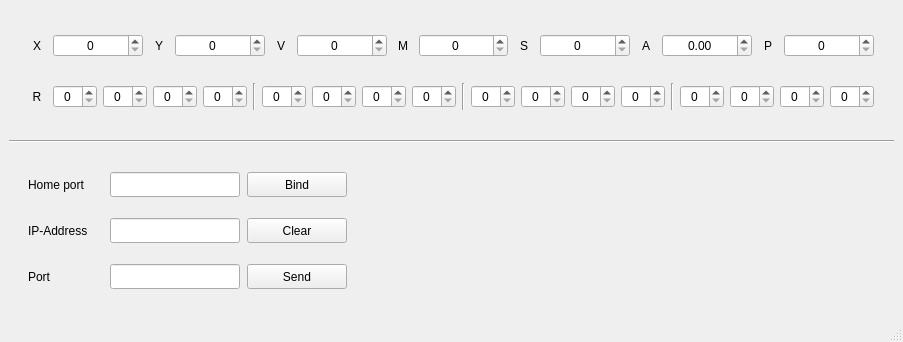
<?xml version="1.0" encoding="UTF-8"?>
<ui version="4.0">
 <class>Interface</class>
 <widget class="QMainWindow" name="Interface">
  <property name="geometry">
   <rect>
    <x>0</x>
    <y>0</y>
    <width>903</width>
    <height>342</height>
   </rect>
  </property>
  <property name="minimumSize">
   <size>
    <width>903</width>
    <height>342</height>
   </size>
  </property>
  <property name="maximumSize">
   <size>
    <width>903</width>
    <height>342</height>
   </size>
  </property>
  <property name="windowTitle">
   <string>MainWindow</string>
  </property>
  <widget class="QWidget" name="centralwidget">
   <layout class="QVBoxLayout" name="verticalLayout">
    <item>
     <widget class="QWidget" name="parametrsInterface" native="true">
      <property name="minimumSize">
       <size>
        <width>885</width>
        <height>115</height>
       </size>
      </property>
      <property name="maximumSize">
       <size>
        <width>885</width>
        <height>115</height>
       </size>
      </property>
      <layout class="QVBoxLayout" name="verticalLayout_2">
       <item>
        <widget class="QWidget" name="parametrsInput" native="true">
         <property name="minimumSize">
          <size>
           <width>865</width>
           <height>45</height>
          </size>
         </property>
         <property name="maximumSize">
          <size>
           <width>865</width>
           <height>45</height>
          </size>
         </property>
         <layout class="QHBoxLayout" name="horizontalLayout_10">
          <item>
           <widget class="QLabel" name="xLabel">
            <property name="minimumSize">
             <size>
              <width>20</width>
              <height>0</height>
             </size>
            </property>
            <property name="maximumSize">
             <size>
              <width>20</width>
              <height>16777215</height>
             </size>
            </property>
            <property name="text">
             <string>X</string>
            </property>
            <property name="alignment">
             <set>Qt::AlignCenter</set>
            </property>
           </widget>
          </item>
          <item>
           <widget class="QSpinBox" name="xSpinBox">
            <property name="alignment">
             <set>Qt::AlignCenter</set>
            </property>
           </widget>
          </item>
          <item>
           <widget class="QLabel" name="yLabel">
            <property name="minimumSize">
             <size>
              <width>20</width>
              <height>0</height>
             </size>
            </property>
            <property name="maximumSize">
             <size>
              <width>20</width>
              <height>16777215</height>
             </size>
            </property>
            <property name="text">
             <string>Y</string>
            </property>
            <property name="alignment">
             <set>Qt::AlignCenter</set>
            </property>
           </widget>
          </item>
          <item>
           <widget class="QSpinBox" name="ySpinBox">
            <property name="alignment">
             <set>Qt::AlignCenter</set>
            </property>
           </widget>
          </item>
          <item>
           <widget class="QLabel" name="vLabel">
            <property name="minimumSize">
             <size>
              <width>20</width>
              <height>0</height>
             </size>
            </property>
            <property name="maximumSize">
             <size>
              <width>20</width>
              <height>16777215</height>
             </size>
            </property>
            <property name="text">
             <string>V</string>
            </property>
            <property name="alignment">
             <set>Qt::AlignCenter</set>
            </property>
           </widget>
          </item>
          <item>
           <widget class="QSpinBox" name="vSpinBox">
            <property name="alignment">
             <set>Qt::AlignCenter</set>
            </property>
           </widget>
          </item>
          <item>
           <widget class="QLabel" name="mLabel">
            <property name="minimumSize">
             <size>
              <width>20</width>
              <height>0</height>
             </size>
            </property>
            <property name="maximumSize">
             <size>
              <width>20</width>
              <height>16777215</height>
             </size>
            </property>
            <property name="text">
             <string>M</string>
            </property>
            <property name="alignment">
             <set>Qt::AlignCenter</set>
            </property>
           </widget>
          </item>
          <item>
           <widget class="QSpinBox" name="mSpinBox">
            <property name="alignment">
             <set>Qt::AlignCenter</set>
            </property>
           </widget>
          </item>
          <item>
           <widget class="QLabel" name="sLabel">
            <property name="minimumSize">
             <size>
              <width>20</width>
              <height>0</height>
             </size>
            </property>
            <property name="maximumSize">
             <size>
              <width>20</width>
              <height>16777215</height>
             </size>
            </property>
            <property name="text">
             <string>S</string>
            </property>
            <property name="alignment">
             <set>Qt::AlignCenter</set>
            </property>
           </widget>
          </item>
          <item>
           <widget class="QSpinBox" name="sSpinBox">
            <property name="alignment">
             <set>Qt::AlignCenter</set>
            </property>
           </widget>
          </item>
          <item>
           <widget class="QLabel" name="aLabel">
            <property name="minimumSize">
             <size>
              <width>20</width>
              <height>0</height>
             </size>
            </property>
            <property name="maximumSize">
             <size>
              <width>20</width>
              <height>16777215</height>
             </size>
            </property>
            <property name="text">
             <string>A</string>
            </property>
            <property name="alignment">
             <set>Qt::AlignCenter</set>
            </property>
           </widget>
          </item>
          <item>
           <widget class="QDoubleSpinBox" name="aDoubleSpinBox">
            <property name="alignment">
             <set>Qt::AlignCenter</set>
            </property>
           </widget>
          </item>
          <item>
           <widget class="QLabel" name="pLabel">
            <property name="minimumSize">
             <size>
              <width>20</width>
              <height>0</height>
             </size>
            </property>
            <property name="maximumSize">
             <size>
              <width>20</width>
              <height>16777215</height>
             </size>
            </property>
            <property name="text">
             <string>P</string>
            </property>
            <property name="alignment">
             <set>Qt::AlignCenter</set>
            </property>
           </widget>
          </item>
          <item>
           <widget class="QSpinBox" name="pSpinBox">
            <property name="alignment">
             <set>Qt::AlignCenter</set>
            </property>
           </widget>
          </item>
         </layout>
        </widget>
       </item>
       <item>
        <widget class="QWidget" name="rInput" native="true">
         <property name="minimumSize">
          <size>
           <width>865</width>
           <height>45</height>
          </size>
         </property>
         <property name="maximumSize">
          <size>
           <width>865</width>
           <height>45</height>
          </size>
         </property>
         <layout class="QHBoxLayout" name="horizontalLayout_9">
          <item>
           <widget class="QLabel" name="RLabel">
            <property name="minimumSize">
             <size>
              <width>20</width>
              <height>0</height>
             </size>
            </property>
            <property name="maximumSize">
             <size>
              <width>20</width>
              <height>16777215</height>
             </size>
            </property>
            <property name="text">
             <string>R</string>
            </property>
            <property name="alignment">
             <set>Qt::AlignCenter</set>
            </property>
           </widget>
          </item>
          <item>
           <widget class="QSpinBox" name="rSpinBox_1">
            <property name="alignment">
             <set>Qt::AlignCenter</set>
            </property>
           </widget>
          </item>
          <item>
           <widget class="QSpinBox" name="rSpinBox_2">
            <property name="alignment">
             <set>Qt::AlignCenter</set>
            </property>
           </widget>
          </item>
          <item>
           <widget class="QSpinBox" name="rSpinBox_3">
            <property name="alignment">
             <set>Qt::AlignCenter</set>
            </property>
           </widget>
          </item>
          <item>
           <widget class="QSpinBox" name="rSpinBox_4">
            <property name="alignment">
             <set>Qt::AlignCenter</set>
            </property>
           </widget>
          </item>
          <item>
           <widget class="Line" name="line_1">
            <property name="orientation">
             <enum>Qt::Vertical</enum>
            </property>
           </widget>
          </item>
          <item>
           <widget class="QSpinBox" name="rSpinBox_5">
            <property name="alignment">
             <set>Qt::AlignCenter</set>
            </property>
           </widget>
          </item>
          <item>
           <widget class="QSpinBox" name="rSpinBox_6">
            <property name="alignment">
             <set>Qt::AlignCenter</set>
            </property>
           </widget>
          </item>
          <item>
           <widget class="QSpinBox" name="rSpinBox_7">
            <property name="alignment">
             <set>Qt::AlignCenter</set>
            </property>
           </widget>
          </item>
          <item>
           <widget class="QSpinBox" name="rSpinBox_8">
            <property name="alignment">
             <set>Qt::AlignCenter</set>
            </property>
           </widget>
          </item>
          <item>
           <widget class="Line" name="line_2">
            <property name="orientation">
             <enum>Qt::Vertical</enum>
            </property>
           </widget>
          </item>
          <item>
           <widget class="QSpinBox" name="rSpinBox_9">
            <property name="alignment">
             <set>Qt::AlignCenter</set>
            </property>
           </widget>
          </item>
          <item>
           <widget class="QSpinBox" name="rSpinBox_10">
            <property name="alignment">
             <set>Qt::AlignCenter</set>
            </property>
           </widget>
          </item>
          <item>
           <widget class="QSpinBox" name="rSpinBox_11">
            <property name="alignment">
             <set>Qt::AlignCenter</set>
            </property>
           </widget>
          </item>
          <item>
           <widget class="QSpinBox" name="rSpinBox_12">
            <property name="alignment">
             <set>Qt::AlignCenter</set>
            </property>
           </widget>
          </item>
          <item>
           <widget class="Line" name="line_3">
            <property name="orientation">
             <enum>Qt::Vertical</enum>
            </property>
           </widget>
          </item>
          <item>
           <widget class="QSpinBox" name="rSpinBox_13">
            <property name="alignment">
             <set>Qt::AlignCenter</set>
            </property>
           </widget>
          </item>
          <item>
           <widget class="QSpinBox" name="rSpinBox_14">
            <property name="alignment">
             <set>Qt::AlignCenter</set>
            </property>
           </widget>
          </item>
          <item>
           <widget class="QSpinBox" name="rSpinBox_15">
            <property name="alignment">
             <set>Qt::AlignCenter</set>
            </property>
           </widget>
          </item>
          <item>
           <widget class="QSpinBox" name="rSpinBox_16">
            <property name="alignment">
             <set>Qt::AlignCenter</set>
            </property>
           </widget>
          </item>
         </layout>
        </widget>
       </item>
      </layout>
     </widget>
    </item>
    <item>
     <widget class="Line" name="line">
      <property name="orientation">
       <enum>Qt::Horizontal</enum>
      </property>
     </widget>
    </item>
    <item>
     <widget class="QWidget" name="controlInterface" native="true">
      <property name="minimumSize">
       <size>
        <width>360</width>
        <height>150</height>
       </size>
      </property>
      <property name="maximumSize">
       <size>
        <width>360</width>
        <height>150</height>
       </size>
      </property>
      <layout class="QVBoxLayout" name="verticalLayout_4">
       <item>
        <widget class="QWidget" name="firstFloor" native="true">
         <layout class="QHBoxLayout" name="horizontalLayout_3">
          <item>
           <widget class="QLabel" name="homePortLabel">
            <property name="minimumSize">
             <size>
              <width>75</width>
              <height>25</height>
             </size>
            </property>
            <property name="maximumSize">
             <size>
              <width>75</width>
              <height>25</height>
             </size>
            </property>
            <property name="text">
             <string>Home port</string>
            </property>
            <property name="alignment">
             <set>Qt::AlignLeading|Qt::AlignLeft|Qt::AlignVCenter</set>
            </property>
           </widget>
          </item>
          <item>
           <widget class="QLineEdit" name="homePortLineEdit">
            <property name="minimumSize">
             <size>
              <width>130</width>
              <height>25</height>
             </size>
            </property>
            <property name="maximumSize">
             <size>
              <width>130</width>
              <height>25</height>
             </size>
            </property>
            <property name="alignment">
             <set>Qt::AlignCenter</set>
            </property>
           </widget>
          </item>
          <item>
           <widget class="QPushButton" name="bindButton">
            <property name="minimumSize">
             <size>
              <width>100</width>
              <height>25</height>
             </size>
            </property>
            <property name="maximumSize">
             <size>
              <width>100</width>
              <height>25</height>
             </size>
            </property>
            <property name="text">
             <string>Bind</string>
            </property>
           </widget>
          </item>
         </layout>
        </widget>
       </item>
       <item>
        <widget class="QWidget" name="secondFloor" native="true">
         <layout class="QHBoxLayout" name="horizontalLayout">
          <item>
           <widget class="QLabel" name="ipLabel">
            <property name="minimumSize">
             <size>
              <width>75</width>
              <height>25</height>
             </size>
            </property>
            <property name="maximumSize">
             <size>
              <width>75</width>
              <height>25</height>
             </size>
            </property>
            <property name="text">
             <string>IP-Address</string>
            </property>
            <property name="alignment">
             <set>Qt::AlignLeading|Qt::AlignLeft|Qt::AlignVCenter</set>
            </property>
           </widget>
          </item>
          <item>
           <widget class="QLineEdit" name="ipLineEdit">
            <property name="minimumSize">
             <size>
              <width>130</width>
              <height>25</height>
             </size>
            </property>
            <property name="maximumSize">
             <size>
              <width>130</width>
              <height>25</height>
             </size>
            </property>
            <property name="alignment">
             <set>Qt::AlignCenter</set>
            </property>
           </widget>
          </item>
          <item>
           <widget class="QPushButton" name="clearButton">
            <property name="minimumSize">
             <size>
              <width>100</width>
              <height>25</height>
             </size>
            </property>
            <property name="maximumSize">
             <size>
              <width>100</width>
              <height>25</height>
             </size>
            </property>
            <property name="text">
             <string>Clear</string>
            </property>
           </widget>
          </item>
         </layout>
        </widget>
       </item>
       <item>
        <widget class="QWidget" name="thirdFloor" native="true">
         <layout class="QHBoxLayout" name="horizontalLayout_2">
          <item>
           <widget class="QLabel" name="portLabel">
            <property name="minimumSize">
             <size>
              <width>75</width>
              <height>25</height>
             </size>
            </property>
            <property name="maximumSize">
             <size>
              <width>75</width>
              <height>25</height>
             </size>
            </property>
            <property name="text">
             <string>Port</string>
            </property>
            <property name="alignment">
             <set>Qt::AlignLeading|Qt::AlignLeft|Qt::AlignVCenter</set>
            </property>
           </widget>
          </item>
          <item>
           <widget class="QLineEdit" name="portLineEdit">
            <property name="minimumSize">
             <size>
              <width>130</width>
              <height>25</height>
             </size>
            </property>
            <property name="maximumSize">
             <size>
              <width>130</width>
              <height>25</height>
             </size>
            </property>
            <property name="alignment">
             <set>Qt::AlignCenter</set>
            </property>
           </widget>
          </item>
          <item>
           <widget class="QPushButton" name="sendButton">
            <property name="minimumSize">
             <size>
              <width>100</width>
              <height>25</height>
             </size>
            </property>
            <property name="maximumSize">
             <size>
              <width>100</width>
              <height>25</height>
             </size>
            </property>
            <property name="text">
             <string>Send</string>
            </property>
           </widget>
          </item>
         </layout>
        </widget>
       </item>
       <item>
        <spacer name="verticalSpacer">
         <property name="orientation">
          <enum>Qt::Vertical</enum>
         </property>
         <property name="sizeHint" stdset="0">
          <size>
           <width>20</width>
           <height>40</height>
          </size>
         </property>
        </spacer>
       </item>
      </layout>
     </widget>
    </item>
   </layout>
  </widget>
  <widget class="QMenuBar" name="menubar">
   <property name="geometry">
    <rect>
     <x>0</x>
     <y>0</y>
     <width>903</width>
     <height>22</height>
    </rect>
   </property>
  </widget>
  <widget class="QStatusBar" name="statusbar"/>
 </widget>
 <resources/>
 <connections/>
</ui>
